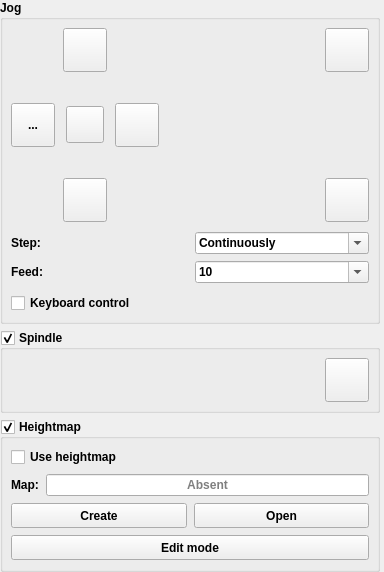
         <widget class="Widget" name="scrollAreaWidgetContents">
          <property name="geometry">
           <rect>
            <x>0</x>
            <y>0</y>
            <width>384</width>
            <height>572</height>
           </rect>
          </property>
          <property name="sizePolicy">
           <sizepolicy hsizetype="Minimum" vsizetype="Maximum">
            <horstretch>0</horstretch>
            <verstretch>0</verstretch>
           </sizepolicy>
          </property>
          <layout class="QVBoxLayout" name="verticalLayout_21">
           <property name="leftMargin">
            <number>0</number>
           </property>
           <property name="topMargin">
            <number>0</number>
           </property>
           <property name="rightMargin">
            <number>4</number>
           </property>
           <property name="bottomMargin">
            <number>0</number>
           </property>
           <item>
            <widget class="GroupBox" name="grpJog">
             <property name="font">
              <font>
               <bold>true</bold>
              </font>
             </property>
             <property name="focusPolicy">
              <enum>Qt::NoFocus</enum>
             </property>
             <property name="title">
              <string>Jog</string>
             </property>
             <property name="checkable">
              <bool>false</bool>
             </property>
             <property name="overrided" stdset="0">
              <bool>false</bool>
             </property>
             <layout class="QVBoxLayout" name="verticalLayout_11">
              <property name="leftMargin">
               <number>8</number>
              </property>
              <property name="topMargin">
               <number>8</number>
              </property>
              <property name="rightMargin">
               <number>8</number>
              </property>
              <property name="bottomMargin">
               <number>8</number>
              </property>
              <item>
               <widget class="QWidget" name="widgetJog" native="true">
                <layout class="QVBoxLayout" name="verticalLayout_9">
                 <property name="spacing">
                  <number>10</number>
                 </property>
                 <property name="leftMargin">
                  <number>0</number>
                 </property>
                 <property name="topMargin">
                  <number>0</number>
                 </property>
                 <property name="rightMargin">
                  <number>0</number>
                 </property>
                 <property name="bottomMargin">
                  <number>0</number>
                 </property>
                 <item>
                  <layout class="QGridLayout" name="gridLayout_3">
                   <property name="horizontalSpacing">
                    <number>8</number>
                   </property>
                   <property name="verticalSpacing">
                    <number>4</number>
                   </property>
                   <item row="2" column="0">
                    <widget class="StyledToolButton" name="cmdXMinus">
                     <property name="sizePolicy">
                      <sizepolicy hsizetype="Fixed" vsizetype="Fixed">
                       <horstretch>0</horstretch>
                       <verstretch>0</verstretch>
                      </sizepolicy>
                     </property>
                     <property name="minimumSize">
                      <size>
                       <width>44</width>
                       <height>44</height>
                      </size>
                     </property>
                     <property name="toolTip">
                      <string>X-</string>
                     </property>
                     <property name="text">
                      <string>...</string>
                     </property>
                     <property name="icon">
                      <iconset resource="images.qrc">
                       <normaloff>:/images/1401561986_chevron-left.png</normaloff>:/images/1401561986_chevron-left.png</iconset>
                     </property>
                     <property name="iconSize">
                      <size>
                       <width>30</width>
                       <height>30</height>
                      </size>
                     </property>
                    </widget>
                   </item>
                   <item row="3" column="1">
                    <layout class="QHBoxLayout" name="horizontalLayout_13">
                     <property name="spacing">
                      <number>0</number>
                     </property>
                     <item>
                      <widget class="StyledToolButton" name="cmdYMinus">
                       <property name="sizePolicy">
                        <sizepolicy hsizetype="Fixed" vsizetype="Fixed">
                         <horstretch>0</horstretch>
                         <verstretch>0</verstretch>
                        </sizepolicy>
                       </property>
                       <property name="minimumSize">
                        <size>
                         <width>44</width>
                         <height>44</height>
                        </size>
                       </property>
                       <property name="toolTip">
                        <string>Y-</string>
                       </property>
                       <property name="text">
                        <string/>
                       </property>
                       <property name="icon">
                        <iconset resource="images.qrc">
                         <normaloff>:/images/1401562173_chevron-down.png</normaloff>:/images/1401562173_chevron-down.png</iconset>
                       </property>
                       <property name="iconSize">
                        <size>
                         <width>30</width>
                         <height>30</height>
                        </size>
                       </property>
                      </widget>
                     </item>
                    </layout>
                   </item>
                   <item row="2" column="2">
                    <widget class="StyledToolButton" name="cmdXPlus">
                     <property name="sizePolicy">
                      <sizepolicy hsizetype="Fixed" vsizetype="Fixed">
                       <horstretch>0</horstretch>
                       <verstretch>0</verstretch>
                      </sizepolicy>
                     </property>
                     <property name="minimumSize">
                      <size>
                       <width>44</width>
                       <height>44</height>
                      </size>
                     </property>
                     <property name="toolTip">
                      <string>X+</string>
                     </property>
                     <property name="text">
                      <string/>
                     </property>
                     <property name="icon">
                      <iconset resource="images.qrc">
                       <normaloff>:/images/1401562173_chevron-right.png</normaloff>:/images/1401562173_chevron-right.png</iconset>
                     </property>
                     <property name="iconSize">
                      <size>
                       <width>30</width>
                       <height>30</height>
                      </size>
                     </property>
                    </widget>
                   </item>
                   <item row="0" column="1">
                    <layout class="QHBoxLayout" name="horizontalLayout_12">
                     <property name="spacing">
                      <number>0</number>
                     </property>
                     <item>
                      <widget class="StyledToolButton" name="cmdYPlus">
                       <property name="sizePolicy">
                        <sizepolicy hsizetype="Fixed" vsizetype="Fixed">
                         <horstretch>0</horstretch>
                         <verstretch>0</verstretch>
                        </sizepolicy>
                       </property>
                       <property name="minimumSize">
                        <size>
                         <width>44</width>
                         <height>44</height>
                        </size>
                       </property>
                       <property name="toolTip">
                        <string>Y+</string>
                       </property>
                       <property name="text">
                        <string/>
                       </property>
                       <property name="icon">
                        <iconset resource="images.qrc">
                         <normaloff>:/images/1401562173_chevron-up.png</normaloff>:/images/1401562173_chevron-up.png</iconset>
                       </property>
                       <property name="iconSize">
                        <size>
                         <width>30</width>
                         <height>30</height>
                        </size>
                       </property>
                      </widget>
                     </item>
                    </layout>
                   </item>
                   <item row="0" column="3">
                    <layout class="QHBoxLayout" name="horizontalLayout_25">
                     <property name="spacing">
                      <number>0</number>
                     </property>
                     <item>
                      <spacer name="horizontalSpacer">
                       <property name="orientation">
                        <enum>Qt::Horizontal</enum>
                       </property>
                       <property name="sizeHint" stdset="0">
                        <size>
                         <width>0</width>
                         <height>20</height>
                        </size>
                       </property>
                      </spacer>
                     </item>
                     <item>
                      <widget class="StyledToolButton" name="cmdZPlus">
                       <property name="sizePolicy">
                        <sizepolicy hsizetype="Fixed" vsizetype="Fixed">
                         <horstretch>0</horstretch>
                         <verstretch>0</verstretch>
                        </sizepolicy>
                       </property>
                       <property name="minimumSize">
                        <size>
                         <width>44</width>
                         <height>44</height>
                        </size>
                       </property>
                       <property name="toolTip">
                        <string>Z+</string>
                       </property>
                       <property name="text">
                        <string/>
                       </property>
                       <property name="icon">
                        <iconset resource="images.qrc">
                         <normaloff>:/images/1401562699_icon-arrow-up-b.png</normaloff>:/images/1401562699_icon-arrow-up-b.png</iconset>
                       </property>
                       <property name="iconSize">
                        <size>
                         <width>28</width>
                         <height>28</height>
                        </size>
                       </property>
                      </widget>
                     </item>
                    </layout>
                   </item>
                   <item row="3" column="3">
                    <layout class="QHBoxLayout" name="horizontalLayout_26">
                     <property name="spacing">
                      <number>0</number>
                     </property>
                     <item>
                      <spacer name="horizontalSpacer_2">
                       <property name="orientation">
                        <enum>Qt::Horizontal</enum>
                       </property>
                       <property name="sizeHint" stdset="0">
                        <size>
                         <width>0</width>
                         <height>20</height>
                        </size>
                       </property>
                      </spacer>
                     </item>
                     <item>
                      <widget class="StyledToolButton" name="cmdZMinus">
                       <property name="sizePolicy">
                        <sizepolicy hsizetype="Fixed" vsizetype="Fixed">
                         <horstretch>0</horstretch>
                         <verstretch>0</verstretch>
                        </sizepolicy>
                       </property>
                       <property name="minimumSize">
                        <size>
                         <width>44</width>
                         <height>44</height>
                        </size>
                       </property>
                       <property name="toolTip">
                        <string>Z-</string>
                       </property>
                       <property name="text">
                        <string/>
                       </property>
                       <property name="icon">
                        <iconset resource="images.qrc">
                         <normaloff>:/images/1401562699_icon-arrow-down-b.png</normaloff>:/images/1401562699_icon-arrow-down-b.png</iconset>
                       </property>
                       <property name="iconSize">
                        <size>
                         <width>28</width>
                         <height>28</height>
                        </size>
                       </property>
                      </widget>
                     </item>
                    </layout>
                   </item>
                   <item row="2" column="1">
                    <layout class="QHBoxLayout" name="horizontalLayout_15">
                     <property name="spacing">
                      <number>0</number>
                     </property>
                     <item>
                      <widget class="StyledToolButton" name="cmdStop">
                       <property name="sizePolicy">
                        <sizepolicy hsizetype="Fixed" vsizetype="Fixed">
                         <horstretch>0</horstretch>
                         <verstretch>0</verstretch>
                        </sizepolicy>
                       </property>
                       <property name="minimumSize">
                        <size>
                         <width>36</width>
                         <height>36</height>
                        </size>
                       </property>
                       <property name="toolTip">
                        <string>Stop</string>
                       </property>
                       <property name="text">
                        <string/>
                       </property>
                       <property name="icon">
                        <iconset resource="images.qrc">
                         <normaloff>:/images/brake.png</normaloff>:/images/brake.png</iconset>
                       </property>
                       <property name="iconSize">
                        <size>
                         <width>30</width>
                         <height>30</height>
                        </size>
                       </property>
                      </widget>
                     </item>
                    </layout>
                   </item>
                   <item row="2" column="3">
                    <spacer name="verticalSpacer">
                     <property name="orientation">
                      <enum>Qt::Vertical</enum>
                     </property>
                     <property name="sizeHint" stdset="0">
                      <size>
                       <width>20</width>
                       <height>44</height>
                      </size>
                     </property>
                    </spacer>
                   </item>
                  </layout>
                 </item>
                 <item>
                  <layout class="QGridLayout" name="gridLayout_8">
                   <property name="verticalSpacing">
                    <number>7</number>
                   </property>
                   <item row="0" column="1">
                    <widget class="ComboBoxKey" name="cboJogStep">
                     <property name="editable">
                      <bool>true</bool>
                     </property>
                     <property name="insertPolicy">
                      <enum>QComboBox::NoInsert</enum>
                     </property>
                     <item>
                      <property name="text">
                       <string>Continuously</string>
                      </property>
                     </item>
                     <item>
                      <property name="text">
                       <string>0.01</string>
                      </property>
                     </item>
                     <item>
                      <property name="text">
                       <string>0.1</string>
                      </property>
                     </item>
                     <item>
                      <property name="text">
                       <string>1</string>
                      </property>
                     </item>
                     <item>
                      <property name="text">
                       <string>2</string>
                      </property>
                     </item>
                     <item>
                      <property name="text">
                       <string>5</string>
                      </property>
                     </item>
                     <item>
                      <property name="text">
                       <string>10</string>
                      </property>
                     </item>
                     <item>
                      <property name="text">
                       <string>20</string>
                      </property>
                     </item>
                     <item>
                      <property name="text">
                       <string>50</string>
                      </property>
                     </item>
                     <item>
                      <property name="text">
                       <string>100</string>
                      </property>
                     </item>
                     <item>
                      <property name="text">
                       <string>200</string>
                      </property>
                     </item>
                    </widget>
                   </item>
                   <item row="0" column="0">
                    <widget class="QLabel" name="label_20">
                     <property name="font">
                      <font>
                       <bold>true</bold>
                      </font>
                     </property>
                     <property name="text">
                      <string>Step:</string>
                     </property>
                    </widget>
                   </item>
                   <item row="1" column="0">
                    <widget class="QLabel" name="label_22">
                     <property name="font">
                      <font>
                       <bold>true</bold>
                      </font>
                     </property>
                     <property name="text">
                      <string>Feed:</string>
                     </property>
                    </widget>
                   </item>
                   <item row="1" column="1">
                    <widget class="ComboBoxKey" name="cboJogFeed">
                     <property name="editable">
                      <bool>true</bool>
                     </property>
                     <property name="insertPolicy">
                      <enum>QComboBox::NoInsert</enum>
                     </property>
                     <item>
                      <property name="text">
                       <string>10</string>
                      </property>
                     </item>
                     <item>
                      <property name="text">
                       <string>20</string>
                      </property>
                     </item>
                     <item>
                      <property name="text">
                       <string>50</string>
                      </property>
                     </item>
                     <item>
                      <property name="text">
                       <string>100</string>
                      </property>
                     </item>
                     <item>
                      <property name="text">
                       <string>200</string>
                      </property>
                     </item>
                     <item>
                      <property name="text">
                       <string>500</string>
                      </property>
                     </item>
                     <item>
                      <property name="text">
                       <string>1000</string>
                      </property>
                     </item>
                     <item>
                      <property name="text">
                       <string>2000</string>
                      </property>
                     </item>
                    </widget>
                   </item>
                  </layout>
                 </item>
                 <item>
                  <widget class="QCheckBox" name="chkKeyboardControl">
                   <property name="text">
                    <string>Keyboard control</string>
                   </property>
                  </widget>
                 </item>
                </layout>
               </widget>
              </item>
             </layout>
            </widget>
           </item>
           <item>
            <widget class="GroupBox" name="grpSpindle">
             <property name="enabled">
              <bool>true</bool>
             </property>
             <property name="font">
              <font>
               <bold>true</bold>
              </font>
             </property>
             <property name="title">
              <string>Spindle</string>
             </property>
             <property name="checkable">
              <bool>true</bool>
             </property>
             <property name="overrided" stdset="0">
              <bool>false</bool>
             </property>
             <layout class="QHBoxLayout" name="horizontalLayout_2">
              <property name="leftMargin">
               <number>8</number>
              </property>
              <property name="topMargin">
               <number>8</number>
              </property>
              <property name="rightMargin">
               <number>8</number>
              </property>
              <property name="bottomMargin">
               <number>8</number>
              </property>
              <item>
               <widget class="QWidget" name="widgetSpindle" native="true">
                <layout class="QHBoxLayout" name="horizontalLayout_16">
                 <property name="leftMargin">
                  <number>0</number>
                 </property>
                 <property name="topMargin">
                  <number>0</number>
                 </property>
                 <property name="rightMargin">
                  <number>0</number>
                 </property>
                 <property name="bottomMargin">
                  <number>0</number>
                 </property>
                 <item>
                  <widget class="SliderBox" name="slbSpindle" native="true"/>
                 </item>
                 <item>
                  <widget class="StyledToolButton" name="cmdSpindle">
                   <property name="enabled">
                    <bool>true</bool>
                   </property>
                   <property name="sizePolicy">
                    <sizepolicy hsizetype="Fixed" vsizetype="Fixed">
                     <horstretch>0</horstretch>
                     <verstretch>0</verstretch>
                    </sizepolicy>
                   </property>
                   <property name="minimumSize">
                    <size>
                     <width>44</width>
                     <height>44</height>
                    </size>
                   </property>
                   <property name="toolTip">
                    <string>Spindle on/off</string>
                   </property>
                   <property name="icon">
                    <iconset resource="images.qrc">
                     <normaloff>:/images/cutter.png</normaloff>:/images/cutter.png</iconset>
                   </property>
                   <property name="iconSize">
                    <size>
                     <width>28</width>
                     <height>28</height>
                    </size>
                   </property>
                   <property name="checkable">
                    <bool>true</bool>
                   </property>
                  </widget>
                 </item>
                </layout>
               </widget>
              </item>
             </layout>
            </widget>
           </item>
           <item>
            <widget class="GroupBox" name="grpHeightMap">
             <property name="enabled">
              <bool>true</bool>
             </property>
             <property name="font">
              <font>
               <bold>true</bold>
              </font>
             </property>
             <property name="title">
              <string>Heightmap</string>
             </property>
             <property name="checkable">
              <bool>true</bool>
             </property>
             <property name="overrided" stdset="0">
              <bool>false</bool>
             </property>
             <layout class="QVBoxLayout" name="verticalLayout_16">
              <property name="leftMargin">
               <number>8</number>
              </property>
              <property name="topMargin">
               <number>8</number>
              </property>
              <property name="rightMargin">
               <number>8</number>
              </property>
              <property name="bottomMargin">
               <number>9</number>
              </property>
              <item>
               <widget class="QWidget" name="widgetHeightMap" native="true">
                <layout class="QVBoxLayout" name="verticalLayout_15">
                 <property name="spacing">
                  <number>7</number>
                 </property>
                 <property name="leftMargin">
                  <number>0</number>
                 </property>
                 <property name="topMargin">
                  <number>0</number>
                 </property>
                 <property name="rightMargin">
                  <number>0</number>
                 </property>
                 <property name="bottomMargin">
                  <number>0</number>
                 </property>
                 <item>
                  <widget class="QCheckBox" name="chkHeightMapUse">
                   <property name="text">
                    <string>Use heightmap</string>
                   </property>
                  </widget>
                 </item>
                 <item>
                  <layout class="QHBoxLayout" name="horizontalLayout_22">
                   <item>
                    <widget class="QLabel" name="label_15">
                     <property name="text">
                      <string>Map:</string>
                     </property>
                    </widget>
                   </item>
                   <item>
                    <widget class="QLineEdit" name="txtHeightMap">
                     <property name="focusPolicy">
                      <enum>Qt::NoFocus</enum>
                     </property>
                     <property name="text">
                      <string/>
                     </property>
                     <property name="alignment">
                      <set>Qt::AlignCenter</set>
                     </property>
                     <property name="readOnly">
                      <bool>true</bool>
                     </property>
                     <property name="placeholderText">
                      <string>Absent</string>
                     </property>
                    </widget>
                   </item>
                  </layout>
                 </item>
                 <item>
                  <layout class="QHBoxLayout" name="horizontalLayout_21">
                   <item>
                    <widget class="StyledToolButton" name="cmdHeightMapCreate">
                     <property name="sizePolicy">
                      <sizepolicy hsizetype="Preferred" vsizetype="Fixed">
                       <horstretch>0</horstretch>
                       <verstretch>0</verstretch>
                      </sizepolicy>
                     </property>
                     <property name="minimumSize">
                      <size>
                       <width>0</width>
                       <height>25</height>
                      </size>
                     </property>
                     <property name="text">
                      <string>Create</string>
                     </property>
                    </widget>
                   </item>
                   <item>
                    <widget class="StyledToolButton" name="cmdHeightMapLoad">
                     <property name="sizePolicy">
                      <sizepolicy hsizetype="Preferred" vsizetype="Fixed">
                       <horstretch>0</horstretch>
                       <verstretch>0</verstretch>
                      </sizepolicy>
                     </property>
                     <property name="minimumSize">
                      <size>
                       <width>0</width>
                       <height>25</height>
                      </size>
                     </property>
                     <property name="text">
                      <string>Open</string>
                     </property>
                    </widget>
                   </item>
                  </layout>
                 </item>
                 <item>
                  <widget class="StyledToolButton" name="cmdHeightMapMode">
                   <property name="sizePolicy">
                    <sizepolicy hsizetype="Preferred" vsizetype="Fixed">
                     <horstretch>0</horstretch>
                     <verstretch>0</verstretch>
                    </sizepolicy>
                   </property>
                   <property name="minimumSize">
                    <size>
                     <width>42</width>
                     <height>25</height>
                    </size>
                   </property>
                   <property name="text">
                    <string>Edit mode</string>
                   </property>
                   <property name="checkable">
                    <bool>true</bool>
                   </property>
                  </widget>
                 </item>
                </layout>
               </widget>
              </item>
             </layout>
            </widget>
           </item>
          </layout>
         </widget>
